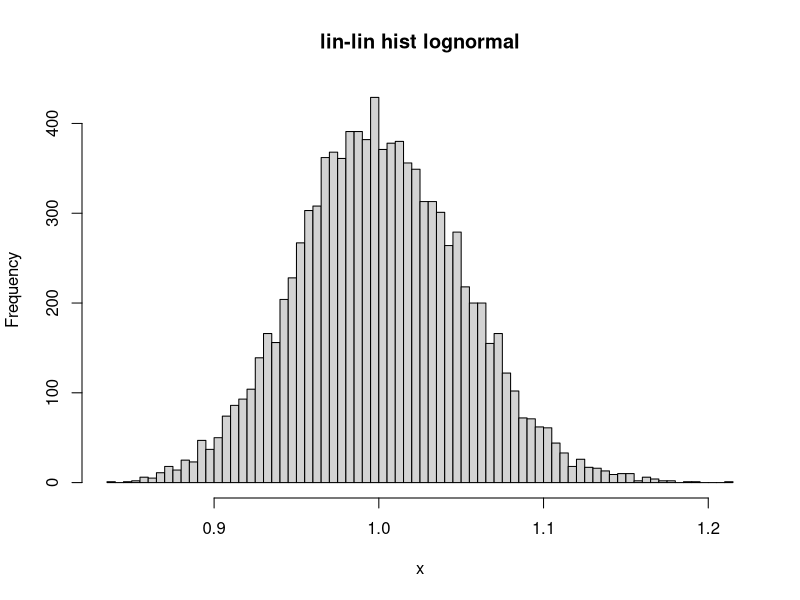
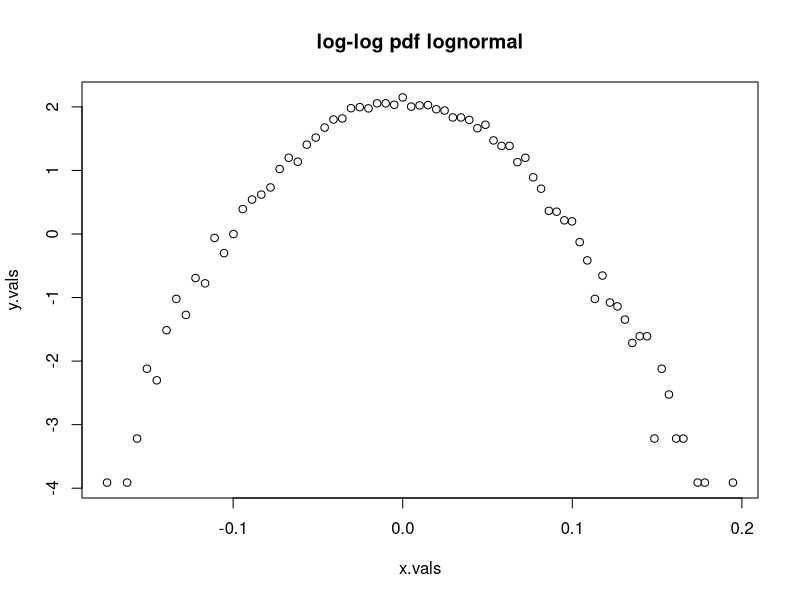
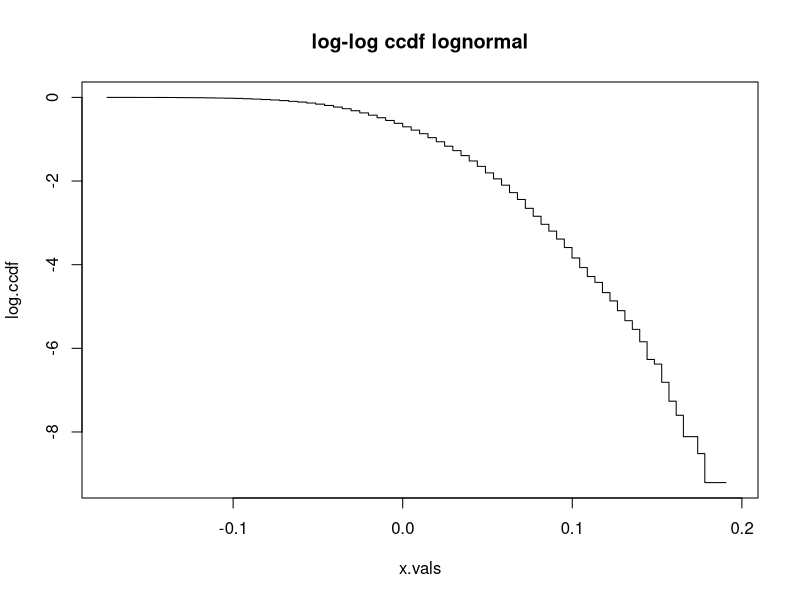

Here is the R script that generated these plots, in order:
#rlnorm(n, meanlog = 0, sdlog = 1)
x <- rlnorm(10000, meanlog = 0, sdlog = 0.05)


p <- hist(x, breaks = 100, main="lin-lin hist lognormal")

x.vals <- log(p$breaks[-1])
y.vals <- log(p$density)
plot(x.vals, y.vals, main="log-log pdf lognormal")

p.cdf <- ecdf(x)
ccdf <- 1 - p.cdf(p$breaks[-1])
log.ccdf <- log(ccdf)

plot(x.vals, log.ccdf, type="s", main="log-log ccdf lognormal")
